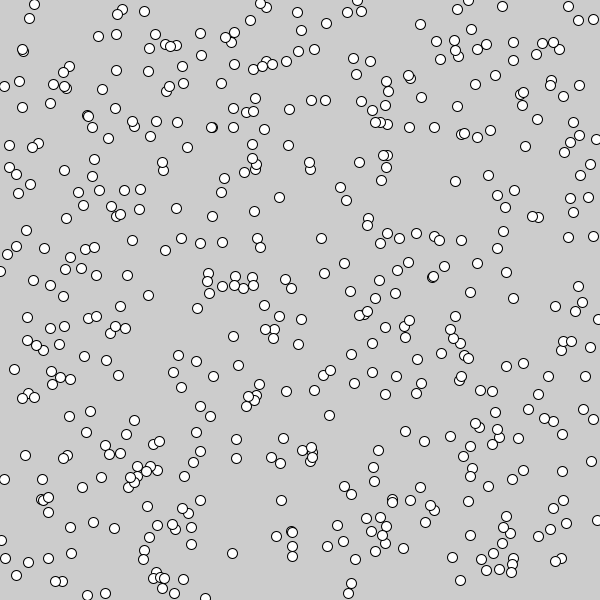
Frame 1 (no input)
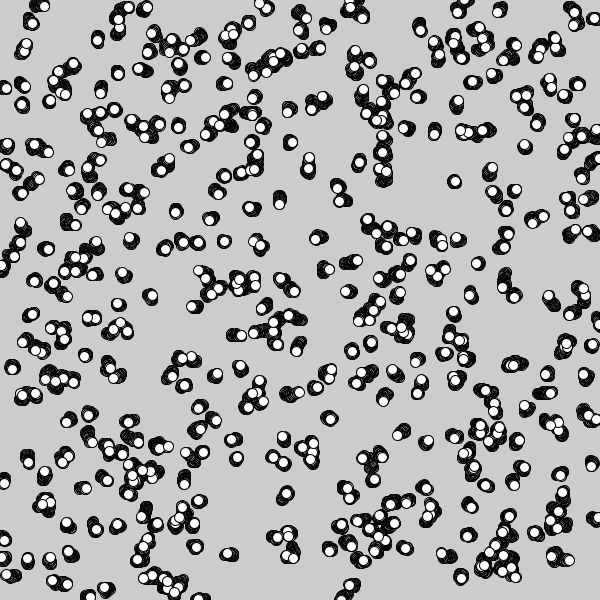
Frame 60 (the mouse pressed at the canvas centre just before this capture)
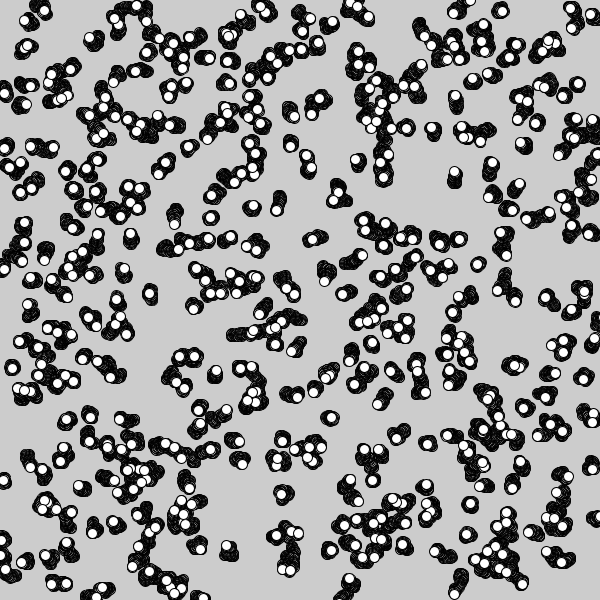
Frame 120 (the mouse held since frame 60 and released just before this capture)

The Processing sketch that drew these frames (run headless with seeded random() and noise(); from frame 60 on, the mouse is pressed at the canvas centre):

// Processing sketch: arreglos02
// ── arreglos02.pde
//Arreglos 02

//Declaracion del arreglo de objetos y tamaño. 
Particula [] part = new Particula[500];

void setup() {
	//tamaño del sketch
  size(600, 600);
	//inicializacion del arreglo de objetos con los datos a pasar
  for (int i = 0; i < part.length; i++) {
    part[i] = new Particula (random(width), random(height));
  }
}

void draw() {
	//llamada de los objetos en conjunto con los metodos
  for (int i = 0; i < part.length; i++) {
    part[i].display();
    part[i].move();
  }
}

//Live version - https://www.openprocessing.org/sketch/655079

// ── Particula.pde
//clase con el nombre de la clase
class Particula {
	//variables utilizadas por la clase
  float xPos;
  float yPos;
	//constructor
  Particula(float x, float y) {
		//inicializacion de variables utilizadas en la clase
    xPos = x;
    yPos = y;
  }
	//metodo
  void display() {
		//instrucciones realizadas en el metodo
    ellipse(xPos, yPos, 10, 10);
  }
	//metodo
  void move() {
		//instrucciones realizadas en el metodo
    float rX = random(-1,1);
    float rY = random(-1,1);
    xPos += rX;
    yPos +=rY;
  }
}

//Live version - https://www.openprocessing.org/sketch/655079
